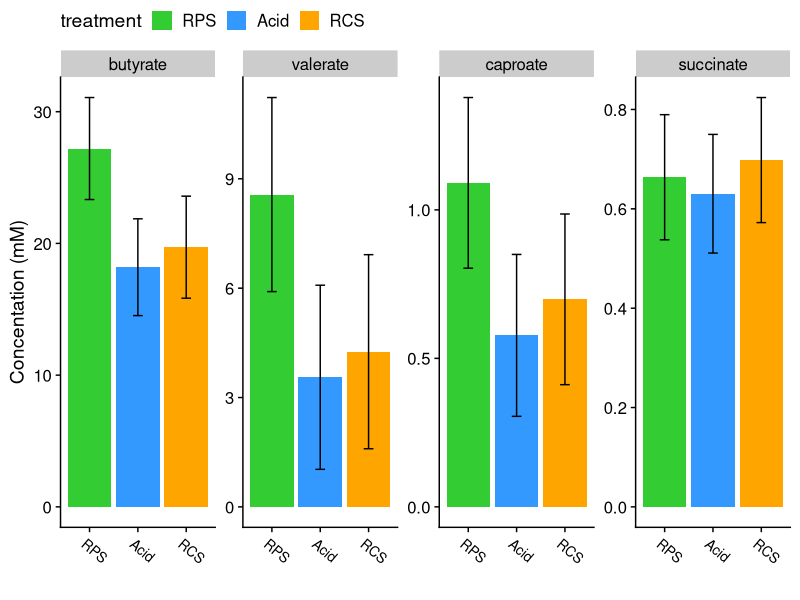

Here is the R script that generated this plot: (Note: this script raises an error after producing the figure.)
# setwd('')
library(tidyverse)
library(cowplot)
library(broom)
theme_set(theme_cowplot())

vfas <- read_tsv('./data/FS12b_meta.tsv')


colnames(vfas)
vfas <- read_csv('./data/FS12b_vfas.csv')
vfas <- vfas %>% filter(treatment %in% c('Control', 'RPS', 'Acid','RCS'))
vfas$treatment <- factor(vfas$treatment, levels = c('Control', 'RPS', 'Acid', 'Zn+Cu', 'RCS', 'Bglu'))

vfas.gather <- vfas %>% gather(key = VFA, value = mM, -(pignum:hour))

vfas.gather$set <- paste(vfas.gather$hour, vfas.gather$treatment)

# initial peek #
# vfas %>% filter(pignum %in% c(458, 461, 469, 472))

### VFA CECUM TESTS ###

scfas <- vfas %>% filter(hour == 0)

but_test <- aov(butyrate~treatment, data = scfas)
cap_test <- aov(caproate~treatment, data = scfas)
val_test <- aov(valerate~treatment, data = scfas)
suc_test <- aov(succinate~treatment, data = scfas)

library(emmeans)


scfa_means <- 
  bind_rows(list(
  emmeans(but_test, specs =  ~ treatment) %>% tidy(conf.int=TRUE) %>% mutate(scfa='butyrate'),
  emmeans(val_test, specs =  ~ treatment) %>% tidy(conf.int=TRUE) %>% mutate(scfa='valerate'),
  emmeans(cap_test, specs =  ~ treatment) %>% tidy(conf.int=TRUE) %>% mutate(scfa='caproate'),
  emmeans(suc_test, specs =  ~ treatment) %>% tidy(conf.int=TRUE) %>% mutate(scfa='succinate'))) %>% 
  mutate(treatment=factor(treatment, levels = c('Control', 'RPS', 'Acid', 'RCS')), 
         scfa=factor(scfa, levels = c('butyrate', 'valerate', 'caproate', 'succinate')))

# summary(but_test)
# summary(val_test)
# summary(cap_test)
# summary(tot_test)

scfa_tests <- 
  bind_rows(list(
  TukeyHSD(but_test) %>% tidy() %>% mutate(scfa='butyrate'),
TukeyHSD(val_test) %>% tidy()%>% mutate(scfa='valerate'),
TukeyHSD(cap_test) %>% tidy()%>% mutate(scfa='caproate'),
TukeyHSD(suc_test) %>% tidy()%>% mutate(scfa='succinate')
)) %>% 
  filter(contrast %in% c('RCS-Control', 
                         'Acid-Control', 
                         'RPS-Control')) %>% 
  mutate(contrast=factor(contrast, levels=c('RCS-Control', 
                                            'Acid-Control', 
                                            'RPS-Control')),
         scfa=factor(scfa, levels = c('butyrate', 'caproate', 'valerate', 'succinate'))) %>% 
  mutate(p.plot=ifelse(adj.p.value < 0.05, adj.p.value, NA))


FIG6A <- 
  scfa_means %>%
  ggplot(aes(x=treatment, y=estimate, ymin=conf.low, ymax=conf.high))+
  geom_col(aes(fill=treatment))+
  geom_errorbar(width=.2) + 
  facet_wrap(~scfa, scales = 'free', nrow=1)+
  theme(legend.position = 'top') + 
  ylab('Concentation (mM)') + 
  xlab('') + 
  theme(axis.text.x=element_text(size=10, angle = -40, hjust=.1))+
  scale_fill_manual(values=c('#33CC33', '#3399FF', 'orange', 'red', 'grey', 'purple'))

FIG6A

FIG6B <- 
  scfa_tests %>%
  mutate(scfa=factor(scfa, levels = c('butyrate', 'valerate', 'caproate', 'succinate'))) %>% 
  filter(grepl('Control', contrast)) %>% 
  ggplot(aes(x=contrast, y=estimate, ymin=conf.low, ymax=conf.high)) +
  geom_hline(yintercept = 0)+
  geom_pointrange(aes(color=contrast), size=1.5, fatten = .5) +
  geom_point(aes(fill=contrast),size=4, stroke=.85, color='black', shape=21)+
  geom_text(aes(label=round(p.plot, 3), color=contrast), fontface='bold', nudge_x = .25)+
  coord_flip()+
  facet_wrap(~scfa, scales = 'free_x', nrow = 1) +
  theme(legend.position = 'none', 
        axis.text = element_text(size=11), 
        axis.title.x=element_text(size=11),
        panel.grid.major = element_line(color='grey'), 
        panel.border = element_rect(color='black', size=1)) + 
  xlab('') + 
  ylab('estimated difference from controls (mM)')+
  scale_color_manual(values=c('red', 'orange','#3399FF', 'red', 'grey', 'purple'))+
  scale_fill_manual(values=c('red', 'orange','#3399FF', 'red', 'grey', 'purple'))


FIG6B

ggdraw() + 
  draw_plot(FIG6A, x=0, y=.5, width = 1, height = .5) + 
  draw_plot(FIG6B, x=0, y=0, width = 1, height=.5) +
  draw_plot_label(x=c(0,0), y=c(1,.45), label = c('A', 'B'))


## AULC VFA CORRELATIONS ##



MET <- read_tsv('./data/FS12b_meta.tsv') %>%
  mutate(ID=sample_ID) %>%
  select(ID, everything()) %>% 
  mutate(treatment=factor(treatment, levels = c('Control', 'RPS', 'Acid', 'RCS')))


RPS_cec_scfas <- 
  MET %>%
  select(pignum,  AULC, log_sal, tissue, day) %>% 
  filter(day =='D21' & tissue == 'C') %>%
  right_join(scfas) %>% 
  filter(treatment == 'RPS') %>%
  select(-tissue, -day, -hour, -treatment) %>%
  column_to_rownames(var = 'pignum') %>% 
  as.matrix()



cor_tests <- 
  Hmisc::rcorr(RPS_cec_scfas) %>%
  tidy() %>% 
  filter(column1 %in% c('AULC', 'butyrate', 'valerate', 'caproate', 'succinate')) %>% 
  filter(column2 %in% c('AULC', 'butyrate', 'valerate', 'caproate', 'succinate')) %>% 
  mutate(scfa=column1) %>% 
  filter(column2=='AULC') %>% 
  mutate(concentration=c(17, 5, .7, .45), 
         AULC=c(10,10,10,10), 
         stats=paste('r=', round(estimate, 2), '\nP=', round(p.value, 2)), 
         scfa=factor(scfa, levels = c('butyrate', 'valerate', 'caproate', 'succinate')))
  

FIG6C <- 
RPS_cec_scfas %>%
  as.data.frame() %>% 
  gather(-AULC, key='scfa', value='concentration') %>% 
  filter(scfa %in% c('butyrate', 'valerate', 'caproate', 'succinate')) %>%
  mutate(scfa=factor(scfa, levels = c('butyrate', 'valerate', 'caproate', 'succinate'))) %>% 
  ggplot(aes(x=concentration, y=AULC)) +
  geom_smooth(method = 'lm',se=F, color='black') + 
  geom_text(data=cor_tests, aes(label=stats), size=4, hjust=-.5)+
  geom_point(shape=21, size=3, fill='#3399FF', color='black') +
  facet_wrap(~scfa, scales = 'free') + 
  xlab('Concentration (mM)')



fig6 <- ggdraw()+
  draw_plot(FIG6A, x = 0, y =.4, width = .6, height = .6)+
  draw_plot(FIG6B, x = 0, y = 0, width = .6, height = .45)+
  draw_plot(FIG6C, x = .6, y = 0, width = .4, height = 1)+
  draw_plot_label(x=c(0,0, .6), y=c(1,.45,1), label = c('A', 'B','C'))

fig6

ggsave(filename = './output/figure6.jpeg', device = 'jpeg', 
       width=280, height=180, units = 'mm', bg='white')


###### fig 6 alternate

FIG6C_v2 <- 
  RPS_cec_scfas %>%
  as.data.frame() %>% 
  gather(-AULC, key='scfa', value='concentration') %>% 
  filter(scfa %in% c('butyrate', 'valerate', 'caproate', 'succinate')) %>%
  mutate(scfa=factor(scfa, levels = c('butyrate', 'valerate', 'caproate', 'succinate'))) %>% 
  ggplot(aes(x=concentration, y=AULC)) +
  geom_smooth(method = 'lm',se=F, color='black') + 
  geom_text(data=cor_tests, aes(label=stats), size=4, hjust=-.5)+
  geom_point(shape=21, size=3, fill='#3399FF', color='black') +
  facet_wrap(~scfa, scales = 'free', nrow = 1) + 
  xlab('Concentration (mM)')

FIG6C_v2

fig6_v2 <- ggdraw()+
  draw_plot(FIG6A, x = 0, y =.6, width = 1, height = .4)+
  draw_plot(FIG6B, x = 0, y = .33, width = 1, height = .3)+
  draw_plot(FIG6C_v2, x = 0, y = 0, width = 1, height = .33)+
  draw_plot_label(x=c(0,0, 0), y=c(1,.63,.33), label = c('A', 'B','C'))

fig6_v2

ggsave(filename = './output/figure6_v2.jpeg', device = 'jpeg', 
       width=280, height=250, units = 'mm', bg = 'white')

### D21 CECUM ALL VFAS  ###




RPS_cec_scfas <- 
  MET %>%
  select(pignum,  AULC, log_sal, tissue, day) %>% 
  filter(day =='D21' & tissue == 'C') %>%
  right_join(scfas) %>% 
  # filter(treatment == 'RPS') %>%
  select(-tissue, -day, -hour, -treatment) %>%
  column_to_rownames(var = 'pignum') %>% 
  as.matrix()


RPS_cec_scfas_DF <-   MET %>%
  select(pignum,treatment,  AULC, log_sal, tissue, day) %>% 
  filter(day =='D21' & tissue == 'C') %>%
  right_join(scfas) %>% 
  # filter(treatment == 'RPS') %>%
  select(-tissue, -day, -hour)


cor_tests <- 
  Hmisc::rcorr(RPS_cec_scfas) %>%
  tidy() %>% 
  filter(column1 %in% c('AULC', 'butyrate', 'valerate', 'caproate', 'succinate')) %>% 
  filter(column2 %in% c('AULC', 'butyrate', 'valerate', 'caproate', 'succinate')) %>% 
  mutate(scfa=column1) %>% 
  filter(column2=='AULC') %>% 
  mutate(concentration=c(17, 5, .7, .45), 
         AULC=c(10,10,10,10), 
         stats=paste('r=', round(estimate, 2), '\nP=', formatC(signif(p.value,2), format = "e", digits=1)), 
         scfa=factor(scfa, levels = c('butyrate', 'valerate', 'caproate', 'succinate')))


TST <- 
  RPS_cec_scfas_DF %>%
  as.data.frame() %>% 
  gather(-c(AULC, pignum, treatment), key='scfa', value='concentration') %>% 
  filter(scfa %in% c('butyrate', 'valerate', 'caproate', 'succinate')) %>%
  mutate(scfa=factor(scfa, levels = c('butyrate', 'valerate', 'caproate', 'succinate'))) %>% 
  ggplot(aes(x=concentration, y=AULC)) +
  geom_smooth(method = 'lm',se=F, color='black') + 
  geom_text(data=cor_tests, aes(label=stats), size=4, hjust=-.5)+
  geom_point(aes(fill=treatment), shape=21, size=3, color='black') +
  facet_wrap(~scfa, scales = 'free')+
  scale_fill_manual(values=c('#33CC33', '#3399FF', 'orange', 'red', 'grey', 'purple'))  
 

TST 

ggsave('./output/figure_S2.jpg', height = 5, width = 7, units = 'in')
# #########
# 
# filter(vfas.gather, hour == 0 ) %>% 
#   ggplot(aes(x=treatment, y=mM, group=set, fill=treatment)) +
#   geom_boxplot(outlier.alpha = 0) +geom_jitter(shape=21, size=1.5, stroke=1, alpha=.75, width = .25)+
#   scale_fill_manual(values=c('#33CC33', '#3399FF', 'orange', 'red', 'grey', 'purple')) + 
#   facet_wrap(~VFA, scales = 'free')
# 
# 
# unique(vfas.gather$VFA)
# 
# filter(vfas.gather, hour == 0 & VFA %in% c('butyrate', 'valerate', 'caproate', 'total')) %>%
#   ggplot(aes(x=treatment, y=mM, group=set, fill=treatment)) +
#   geom_boxplot(outlier.alpha = 0) +geom_jitter(shape=21, size=1.5, stroke=1, alpha=.75, width = .25)+
#   scale_fill_manual(values=c('#33CC33', '#3399FF', 'orange', 'red', 'grey', 'purple')) + 
#   facet_wrap(~VFA, scales = 'free', nrow = 1) + ggtitle("Cecal SCFAs 21 days post challenge, no incubation")

#
# filter(vfas.gather, hour == 0 &
#          VFA %in% c('acetate', 'butyrate', 'propionate', 'valerate', 'caproate', 'total') & 
#          treatment %in% c('control', 'RPS')) %>%
#   ggplot(aes(x=treatment, y=mM, group=set, fill=treatment)) +
#   geom_boxplot(outlier.alpha = 0) +geom_jitter(shape=21, size=1.5, stroke=1, alpha=.75, width = .25)+
#   scale_fill_manual(values=c('red', '#3399FF', 'orange', 'red', 'grey', 'purple')) + 
#   facet_wrap(~VFA, scales = 'free') + ggtitle("Cecal SCFAs 21 days post challenge")




# filter(vfas.gather, hour == 24) %>% ggplot(aes(x=treatment, y=mM, group=set, fill=treatment)) +
#   geom_boxplot(outlier.alpha = 0) +geom_jitter(shape=21, size=1.5, stroke=1, alpha=.75, width = .25)+
#   scale_fill_manual(values=c('#33CC33', '#3399FF', 'orange', 'red', 'grey', 'purple')) + 
#   facet_wrap(~VFA, scales = 'free') + ggtitle("Cecal SCFAs 21 days post challenge, with incubation")

### propionate in 24hr incubation seems to have suffered in ZN

# 0 and 24 hr together

# filter(vfas.gather, VFA != 'succinate') %>% ggplot(aes(x=hour, y=mM, group=set, fill=treatment)) +
#   geom_boxplot(outlier.alpha = 0) +
#   scale_fill_manual(values=c('#33CC33', '#3399FF', 'orange', 'red', 'grey', 'purple')) + 
#   facet_wrap(~VFA, scales = 'free')
# 
###

# tests for RPS vs control

# buttest <- vfas.gather %>% filter(treatment %in% c('control', 'RPS') & hour ==0 & VFA == 'butyrate')
# valtest <- vfas.gather %>% filter(treatment %in% c('control', 'RPS') & hour ==0 & VFA == 'valerate')
# captest <- vfas.gather %>% filter(treatment %in% c('control', 'RPS') & hour ==0 & VFA == 'caproate')
# tottest <- vfas.gather %>% filter(treatment %in% c('control', 'RPS') & hour ==0 & VFA == 'total')
# 
# wilcox.test(buttest$mM~buttest$treatment) # p-value = 0.00399
# wilcox.test(valtest$mM~valtest$treatment) # p-value = 0.0007816
# wilcox.test(captest$mM~captest$treatment) # p-value = 0.01061
# wilcox.test(tottest$mM~tottest$treatment) # p-value = 0.1135
# 

### for correlations ###

# vfas0 <- filter(vfas, hour == 0) %>% select(-hour)
# 
# vfas24 <- filter(vfas, hour == 24) %>% select(-hour)
# 
# colnames(vfas24) <- paste('P', colnames(vfas24), sep = '_') # why 'P' ?  Because it shows the 'P'otential amount of VFAs for that bolus
# 
# colnames(vfas24)[1] <- 'pignum'
# 
# vfas_for_cor <- merge(vfas0, vfas24, by = 'pignum')
# 
# vfas_for_cor$day <- 21
# vfas_for_cor$tissue <- 'cecal_contents'
# vfas_for_cor <- vfas_for_cor %>% select(pignum, treatment, day, tissue, everything())


# write_csv(vfas_for_cor, './data/FS12b_vfas_for_cor.csv')

############### FECAL DATA #################




# library(tidyverse)


####### WARNING! I THINK THERE IS A PROBLEM WITH THE DATA FROM DAY 7 and 21!!!!!

### SUSPICIOUS AMOUNTS OF LACTATE AND SUCCINATE ARE PRESENT, USUALLY THESE ARE VERY RARE
### I THINK THERE WAS AN ISSUE DURING SAMPLE PREP
### MY GUESS IS THAT THE SAMPLES WERE ALLOWED TO THAW AT ROOM TEMP FOR TOO LONG AND 
### SOME BACTERIAL METABOLIC ACTIVITY GENERATED EXCESS LACTATE AND SUCCINATE
### USUALLY THESE WOULD BE CONVERTED TO OTHER SCFAS BY ANAEROBIC FERMENTATION BUT
### THE ANAEROBES PROBABLY DIED DUE TO OXYGEN EXPOSURE.


# write_csv(res.all, 'FS12b_fecal_vfas.csv')

# res.all <- read_csv('./data/FS12b_fecal_vfas.csv')
# # tests <- filter(res.all, time == 0) %>%
# #   do(pwilx=pairwise.wilcox.test(.$butyrate, .$treatment, p.adjust.method = 'none'))
# # #pairwise.wilcox.test(p.adjust.method = )
# # tests[[1]]
# # 
# # 
# # tests <- filter(res.all, time == 0) %>% do(pwilx=pairwise.wilcox.test(.$caproate, .$treatment, p.adjust.method = 'none'))
# # #pairwise.wilcox.test(p.adjust.method = )
# # tests[[1]]
# # 
# # 
# # tests <- filter(res.all, time == 0) %>% do(pwilx=pairwise.wilcox.test(.$valerate, .$treatment, p.adjust.method = 'none'))
# # #pairwise.wilcox.test(p.adjust.method = )
# # tests[[1]]
# # 
# # 
# # res.all$treatment <- factor(res.all$treatment, levels=c('control', 'RPS', 'Acid', 'Zn+Cu', 'RCS', 'Bglu'))
# # 
# # 
# # res.all %>% ggplot(aes(x=treatment, y=acetate, fill=treatment)) + facet_wrap(~time) + geom_boxplot() + geom_text(aes(label=pignum))
# # res.all %>% ggplot(aes(x=treatment, y=propionate, fill=treatment)) + facet_wrap(~time) + geom_boxplot()+ geom_text(aes(label=pignum))
# # res.all %>% ggplot(aes(x=treatment, y=butyrate, fill=treatment)) + facet_wrap(~time) + geom_boxplot()+ geom_text(aes(label=pignum))
# # res.all %>% ggplot(aes(x=treatment, y=valerate, fill=treatment)) + facet_wrap(~time) + geom_boxplot()+ geom_text(aes(label=pignum))
# # res.all %>% ggplot(aes(x=treatment, y=caproate, fill=treatment)) + facet_wrap(~time) + geom_boxplot()+ geom_text(aes(label=pignum))
# # res.all %>% ggplot(aes(x=treatment, y=isovalerate, fill=treatment)) + facet_wrap(~time) + geom_boxplot()+ geom_text(aes(label=pignum))
# # res.all %>% ggplot(aes(x=treatment, y=oxalate, fill=treatment)) + facet_wrap(~time) + geom_boxplot()+ geom_text(aes(label=pignum))
# # res.all %>% ggplot(aes(x=treatment, y=phenylacetate, fill=treatment)) + facet_wrap(~time) + geom_boxplot()+ geom_text(aes(label=pignum))
# # res.all %>% ggplot(aes(x=treatment, y=succinate, fill=treatment)) + facet_wrap(~time) + geom_boxplot()+ geom_text(aes(label=pignum))
# # res.all %>% ggplot(aes(x=treatment, y=fumarate, fill=treatment)) + facet_wrap(~time) + geom_boxplot()+ geom_text(aes(label=pignum))
# # res.all %>% ggplot(aes(x=treatment, y=lactate, fill=treatment)) + facet_wrap(~time) + geom_boxplot()+ geom_text(aes(label=pignum))
# # 
# # 
# # res.gather <- res.all %>% gather(key = variable, value = concentration, -(pignum:set))
# # 
# # # res.gather %>% filter(variable == 'total')%>% ggplot(aes(x=time, y=concentration, group=pignum, color=treatment)) + geom_line()
# # 
# # res.sum <- res.gather %>%  group_by(time, treatment, variable) %>%
# #   summarise(mean=mean(concentration), sd=sd(concentration), n=n(), sterr=sd/sqrt(n))
# # 
# # res.sum <- res.sum %>% mutate(treat_var=paste(treatment, variable, sep='_'))
# # 
# # res.sum$treatment <- factor(res.sum$treatment, levels= c('control', 'RPS', 'Acid', 'Zn+Cu', 'RCS', 'Bglu'))
# # 
# # res.sum %>% ggplot(aes(x=time, y=mean, group=treat_var, color=treatment)) +
# #   geom_line() + facet_wrap(~variable, scales='free') + scale_color_manual(values=c('#33CC33', '#3399FF', 'orange', 'red', 'grey', 'purple')) + ggtitle('Mean concentration of fecal SCFAs over time')
# #  
# 
# 
# #######
# 
# D0vfas <- res.all %>% 
#   filter(time == 0 & treatment %in% c('control', 'RPS', 'Acid','RCS')) %>% 
#   mutate(treatment=factor(treatment, levels = c('control', 'RPS', 'Acid','RCS')))
# 
# # D0vfas$treatment
# 
# D21vfas <- vfas %>%
#   filter(hour == 0) %>% 
#   mutate(treatment=factor(treatment, levels = c('control', 'RPS', 'Acid','RCS')))
# 
# # D21vfas$treatment
# 
# D0_results <- D0vfas %>%
#   # select(-formate) %>%
#   filter(pignum != 101) %>% 
#   pivot_longer(cols = acetate:total,
#                names_to = 'VFA',
#                values_to = 'concentration') %>% 
#   group_by(VFA) %>% 
#   nest() %>% ungroup() %>% 
#   mutate(day=0, 
#          ANOVA=map(.x=data, ~ aov(data = .x, formula = concentration ~ treatment)),
#          TUK=map(.x = ANOVA, TukeyHSD), 
#          tid_TUK=map(.x=TUK, broom::tidy)) %>% 
#   select(-data, -ANOVA, -TUK) %>% 
#   unnest(cols = tid_TUK) %>% 
#   filter(grepl('control', contrast))
# 
# D21_results <- D21vfas %>% 
#   pivot_longer(cols = acetate:total,
#                names_to = 'VFA',
#                values_to = 'concentration') %>% 
#   group_by(VFA) %>% 
#   nest() %>% ungroup() %>% 
#   mutate(day=21, 
#          ANOVA=map(.x=data, ~ aov(data = .x, formula = concentration ~ treatment)), 
#          TUK=map(.x = ANOVA, TukeyHSD), 
#          tid_TUK=map(.x=TUK, broom::tidy)) %>% 
#   select(-data, -ANOVA, -TUK) %>% 
#   unnest(cols = tid_TUK) %>% 
#   filter(grepl('control', contrast))
# 
# 
# 
# D21_results %>% filter(VFA %in% c('butyrate', 'caproate', 'valerate')) %>% 
#   ggplot(aes(x=contrast, y=estimate, ymin=conf.low, ymax=conf.high, color=contrast)) + 
#   geom_hline(yintercept = 0, color='grey')+
#   geom_pointrange() + facet_wrap(~VFA, scales = 'free') + coord_flip()
# 
# 
# 
# # probably omit D0 results, maybe supplement if anything.  
# 
# 
# D0_results %>%# filter(VFA %in% c('butyrate', 'caproate', 'valerate')) %>% 
#   ggplot(aes(x=contrast, y=estimate, ymin=conf.low, ymax=conf.high, color=contrast)) + 
#   geom_hline(yintercept = 0, color='grey')+
#   geom_pointrange() + facet_wrap(~VFA, scales = 'free') + coord_flip()
# 
# 
# 
# 
# 
# D0_results %>% group_by(VFA) %>% 
#   summarise(MI=min(conf.low) , 
#             MA=max(conf.high), 
#             RANGE=abs(MI-MA), 
#             bump= RANGE*.1, 
#             MIN=MI - bump, 
#             MAX=MA + bump, 
#             LIM = ifelse(abs(MIN) > MAX, abs(MIN), abs(MAX)))
# 
